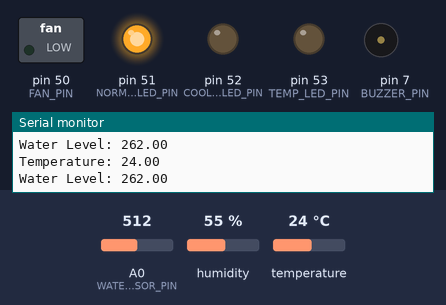
A sketch run on a simulated Arduino Mega 2560, built with avr-gcc and run on an emulated ATmega2560. On the bench: switched loads named in the sketch (green lamp = pin HIGH), output pins drawn as LEDs (lit = HIGH), buzzer (waves = sounding), the last lines printed to the serial monitor. The inputs (shaded band) are chosen by the test bench; at power-on: temperature 24 °C, A0 (WATER_SENSOR_PIN) = 512, humidity 55 %.

Above: at 1.3 s.
1.4 s: temperature set to 28 °C
3.2 s: temperature set to 31 °C
At 5.2 s:
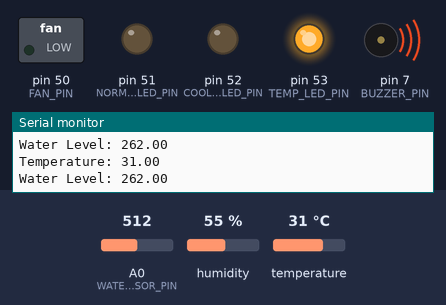
5.5 s: A0 (WATER_SENSOR_PIN) set to 316
7.0 s: A0 (WATER_SENSOR_PIN) set to 285
At 7.7 s:
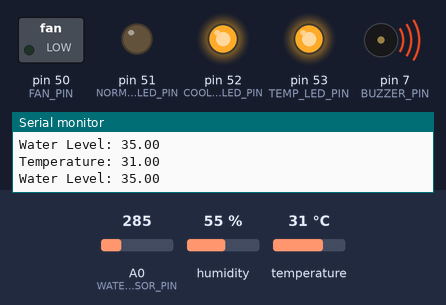
8.6 s: temperature set to 12 °C
At 10.7 s:
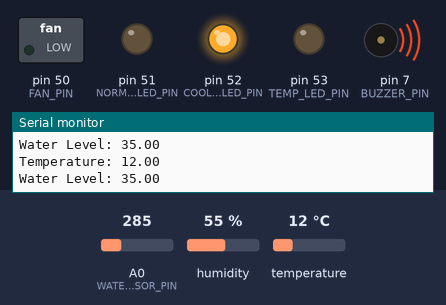
11.6 s: temperature set to 33 °C
At 13.3 s:
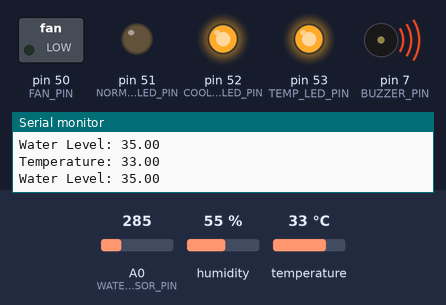
Timing chart, 0 to 14.6 s (numbered marks = the images above; inputs shaded):
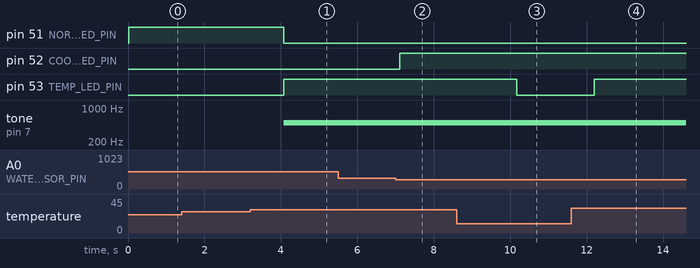

Measured:
- the behaviour switches between 29 and 30 °C on temperature (found by bisection; images 0 and 1)
- the behaviour switches between 301 and 300 on A0 (WATER_SENSOR_PIN) (found by bisection; images 1 and 2)
- after the input at 3.2 s, pin 51 (NORMAL_LED_PIN): HIGH → LOW after 0.88 s; pin 53 (TEMP_LED_PIN): LOW → HIGH after 0.88 s; tone on pin 7 (BUZZER_PIN): silent → 500 Hz after 0.88 s
- after the input at 7.0 s, pin 52 (COOLANT_LED_PIN): LOW → HIGH after 0.11 s
- after the input at 8.6 s, pin 53 (TEMP_LED_PIN): HIGH → LOW after 1.6 s
- after the input at 11.6 s, pin 53 (TEMP_LED_PIN): LOW → HIGH after 0.59 s

The sketch:

sensor_integration.ino
```cpp
#include "DHT.h"

// Input Pins
#define BUZZER_PIN         7
#define DHT_PIN            2
#define WATER_SENSOR_PIN   A0

#define DHT_TYPE           DHT11

// Output Pins
#define COOLANT_LED_PIN    52
#define TEMP_LED_PIN       53
#define NORMAL_LED_PIN     51
#define FAN_PIN            50

// Thresholds
#define COOLANT_THRESH_VAL 50
#define TEMP_THRESH_VAL    30
#define FAN_THRESH_VAL     100

DHT dht(DHT_PIN, DHT_TYPE);

void setup() {
  // put your setup code here, to run once:
  Serial.begin(9600);
  dht.begin();
  pinMode(BUZZER_PIN, OUTPUT);
  pinMode(COOLANT_LED_PIN, OUTPUT);
  pinMode(TEMP_LED_PIN, OUTPUT);
  pinMode(NORMAL_LED_PIN, OUTPUT);
  pinMode(FAN_PIN, OUTPUT);

}

void loop() {
  // put your main code here, to run repeatedly:

  float waterLevel = analogRead (WATER_SENSOR_PIN)-250.0;
  float temp = dht.readTemperature();
  Serial.write("Temperature: ");
  Serial.println(temp);
  Serial.write("Water Level: ");
  Serial.println(waterLevel);

  if (waterLevel <= COOLANT_THRESH_VAL && temp >= TEMP_THRESH_VAL) {
    tone(BUZZER_PIN, 500);
    digitalWrite(NORMAL_LED_PIN, LOW);
    digitalWrite(TEMP_LED_PIN, HIGH);
    digitalWrite(COOLANT_LED_PIN, HIGH);
  }
  else if (waterLevel <= COOLANT_THRESH_VAL) {
    tone(BUZZER_PIN, 500);
    digitalWrite(NORMAL_LED_PIN, LOW);
    digitalWrite(TEMP_LED_PIN, LOW);
    digitalWrite(COOLANT_LED_PIN, HIGH);
  }
  else if (temp >= TEMP_THRESH_VAL) {
    tone(BUZZER_PIN, 500);
    digitalWrite(NORMAL_LED_PIN, LOW);
    digitalWrite(TEMP_LED_PIN, HIGH);
    digitalWrite(COOLANT_LED_PIN, LOW);
  }
  else {
    digitalWrite(NORMAL_LED_PIN, HIGH);
    digitalWrite(TEMP_LED_PIN, LOW);
    digitalWrite(COOLANT_LED_PIN, LOW);
    noTone(BUZZER_PIN);
  }

//  if (rpm >= FAN_THRESH_VAL) {
//    digitalWrite(FAN_PIN, HIGH);
//  }
//  else {
//    digitalWrite(FAN_PIN, LOW);
//  }

  delay(500);

}

void send_string_to_yac() {

}
```
